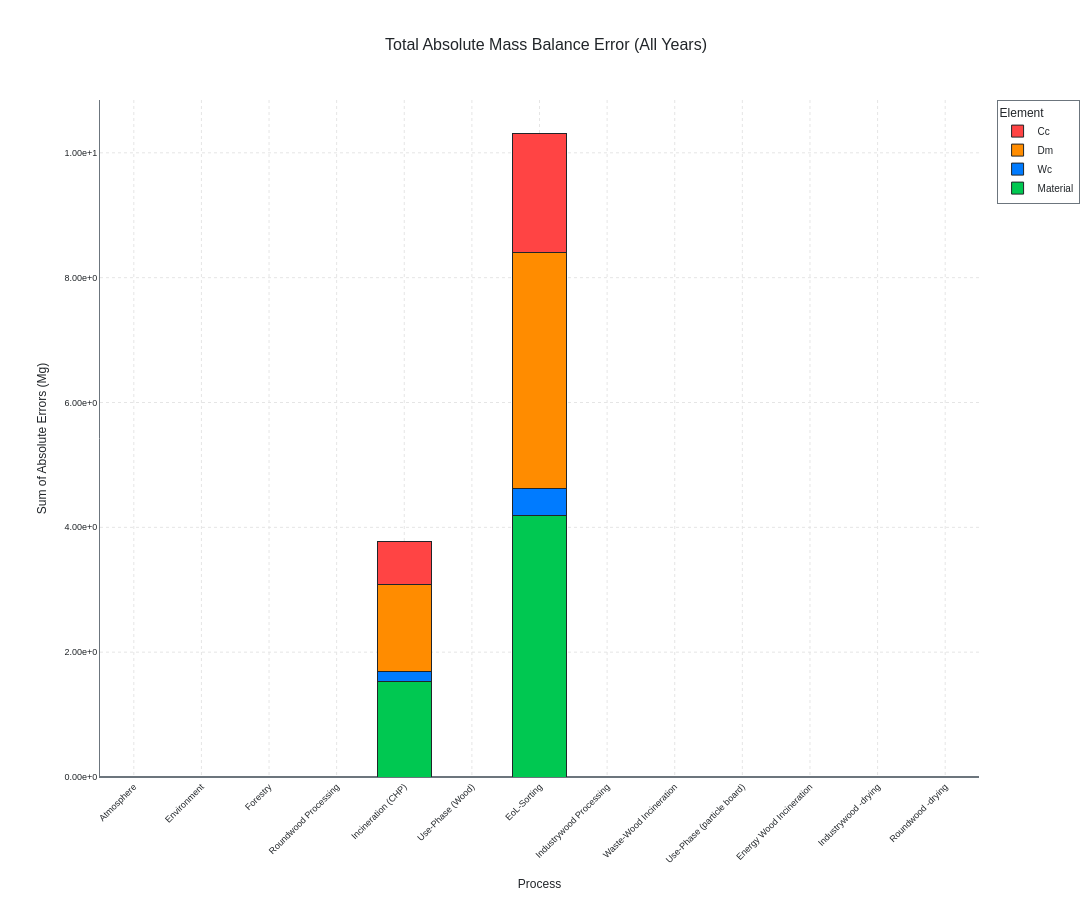

Notebook source saved alongside this figure:
### Markdown cell above
## 2.2 Mass Balance Validation

### Code cell
print("\n" + "="*60)
print("⚖️ MASS BALANCE VERIFICATION (BASELINE)")
print("="*60)
plotting.plot_total_mass_balance_error(mfa_results_baseline)
plotting.plot_optimized_mass_balance_error(mfa_results_baseline)

### Figure 1 — Plotly figure (JSON) as saved in the notebook; plotly's stock layout.template omitted (floating-point values rounded to 4 significant figures)
{"data": [{"hovertemplate": "<b>%{x}</b><br>Material: %{y:.2e} Mg<extra></extra>", "marker": {"color": "#00C851", "line": {"color": "#212529", "width": 1}}, "name": "Material", "type": "bar", "x": ["Atmosphere", "Environment", "Forestry", "Roundwood Processing", "Incineration (CHP)", "Use-Phase (Wood)", "EoL-Sorting", "Industrywood Processing", "Waste-Wood Incineration", "Use-Phase (particle board)", "Energy Wood Incineration", "Industrywood -drying", "Roundwood -drying"], "y": [0, 0, 2.037e-09, 8.149e-10, 1.536, 0, 4.186, 2.11e-10, 1.703e-09, 0, 4.075e-10, 4.002e-10, 2.401e-09]}, {"hovertemplate": "<b>%{x}</b><br>Wc: %{y:.2e} Mg<extra></extra>", "marker": {"color": "#007BFF", "line": {"color": "#212529", "width": 1}}, "name": "Wc", "type": "bar", "x": ["Atmosphere", "Environment", "Forestry", "Roundwood Processing", "Incineration (CHP)", "Use-Phase (Wood)", "EoL-Sorting", "Industrywood Processing", "Waste-Wood Incineration", "Use-Phase (particle board)", "Energy Wood Incineration", "Industrywood -drying", "Roundwood -drying"], "y": [0, 0, 1.528e-09, 1.337e-10, 0.1472, 0, 0.4351, 6.366e-11, 0, 0, 0, 1.31e-10, 2.328e-10]}, {"hovertemplate": "<b>%{x}</b><br>Dm: %{y:.2e} Mg<extra></extra>", "marker": {"color": "#FF8C00", "line": {"color": "#212529", "width": 1}}, "name": "Dm", "type": "bar", "x": ["Atmosphere", "Environment", "Forestry", "Roundwood Processing", "Incineration (CHP)", "Use-Phase (Wood)", "EoL-Sorting", "Industrywood Processing", "Waste-Wood Incineration", "Use-Phase (particle board)", "Energy Wood Incineration", "Industrywood -drying", "Roundwood -drying"], "y": [0, 0, 2.052e-09, 1.215e-09, 1.396, 0, 3.788, 4.584e-10, 0, 0, 0, 0, 0]}, {"hovertemplate": "<b>%{x}</b><br>Cc: %{y:.2e} Mg<extra></extra>", "marker": {"color": "#FF4444", "line": {"color": "#212529", "width": 1}}, "name": "Cc", "type": "bar", "x": ["Atmosphere", "Environment", "Forestry", "Roundwood Processing", "Incineration (CHP)", "Use-Phase (Wood)", "EoL-Sorting", "Industrywood Processing", "Waste-Wood Incineration", "Use-Phase (particle board)", "Energy Wood Incineration", "Industrywood -drying", "Roundwood -drying"], "y": [0, 0, 1.055e-09, 6.148e-10, 0.6986, 0, 1.895, 2.401e-10, 0, 0, 0, 0, 0]}], "layout": {"barmode": "stack", "font": {"color": "#212529", "family": "Arial, sans-serif", "size": 10}, "height": 900, "legend": {"bgcolor": "rgba(255,255,255,0.8)", "bordercolor": "#6C757D", "borderwidth": 1, "font": {"color": "#212529", "family": "Arial, sans-serif", "size": 10}, "title": {"text": "Element"}}, "margin": {"b": 100, "l": 100, "r": 50, "t": 100}, "paper_bgcolor": "#FFFFFF", "plot_bgcolor": "#FFFFFF", "title": {"font": {"color": "#212529", "family": "Arial, sans-serif", "size": 16}, "text": "Total Absolute Mass Balance Error (All Years)", "x": 0.5, "xanchor": "center"}, "width": 1200, "xaxis": {"gridcolor": "#E5E5E5", "griddash": "dot", "gridwidth": 1, "linecolor": "#6C757D", "linewidth": 1, "tickangle": -45, "tickfont": {"color": "#212529", "family": "Arial, sans-serif", "size": 9}, "title": {"font": {"color": "#212529", "family": "Arial, sans-serif", "size": 12}, "text": "Process"}, "zeroline": true, "zerolinecolor": "#6C757D"}, "yaxis": {"gridcolor": "#E5E5E5", "griddash": "dot", "gridwidth": 1, "linecolor": "#6C757D", "linewidth": 1, "rangemode": "tozero", "tickfont": {"color": "#212529", "family": "Arial, sans-serif", "size": 9}, "tickformat": ".2e", "title": {"font": {"color": "#212529", "family": "Arial, sans-serif", "size": 12}, "text": "Sum of Absolute Errors (Mg)"}, "zeroline": true, "zerolinecolor": "#6C757D"}}}
